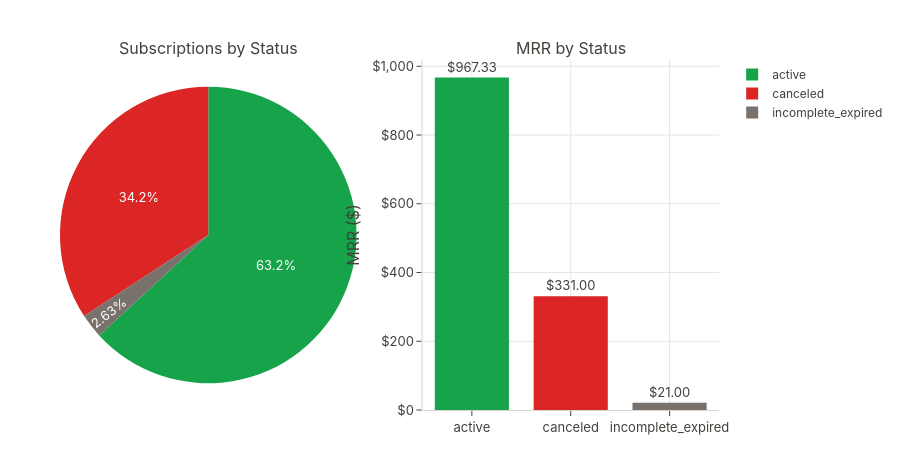

This figure's notebook cell:
### Code cell
reports.mrr.plot_stripe_status_breakdown(status_df)

### Figure 1 — Plotly figure (JSON) as saved in the notebook; plotly's stock layout.template omitted (floating-point values rounded to 4 significant figures)
{"data": [{"domain": {"x": [0, 0.45], "y": [0, 1]}, "labels": ["active", "canceled", "incomplete_expired"], "marker": {"colors": ["#16A34A", "#DC2626", "#78716C"]}, "type": "pie", "values": [24, 13, 1]}, {"marker": {"color": ["#16A34A", "#DC2626", "#78716C"]}, "showlegend": false, "text": ["$967.33", "$331.00", "$21.00"], "textposition": "outside", "type": "bar", "x": ["active", "canceled", "incomplete_expired"], "xaxis": "x", "y": [967.3, 331.0, 21.0], "yaxis": "y"}], "layout": {"annotations": [{"font": {"size": 16}, "showarrow": false, "text": "Subscriptions by Status", "x": 0.225, "xanchor": "center", "xref": "paper", "y": 1, "yanchor": "bottom", "yref": "paper"}, {"font": {"size": 16}, "showarrow": false, "text": "MRR by Status", "x": 0.775, "xanchor": "center", "xref": "paper", "y": 1, "yanchor": "bottom", "yref": "paper"}], "height": 450, "xaxis": {"anchor": "y", "domain": [0.55, 1]}, "yaxis": {"anchor": "x", "domain": [0, 1], "tickformat": ",", "tickprefix": "$", "title": {"text": "MRR ($)"}}}}
